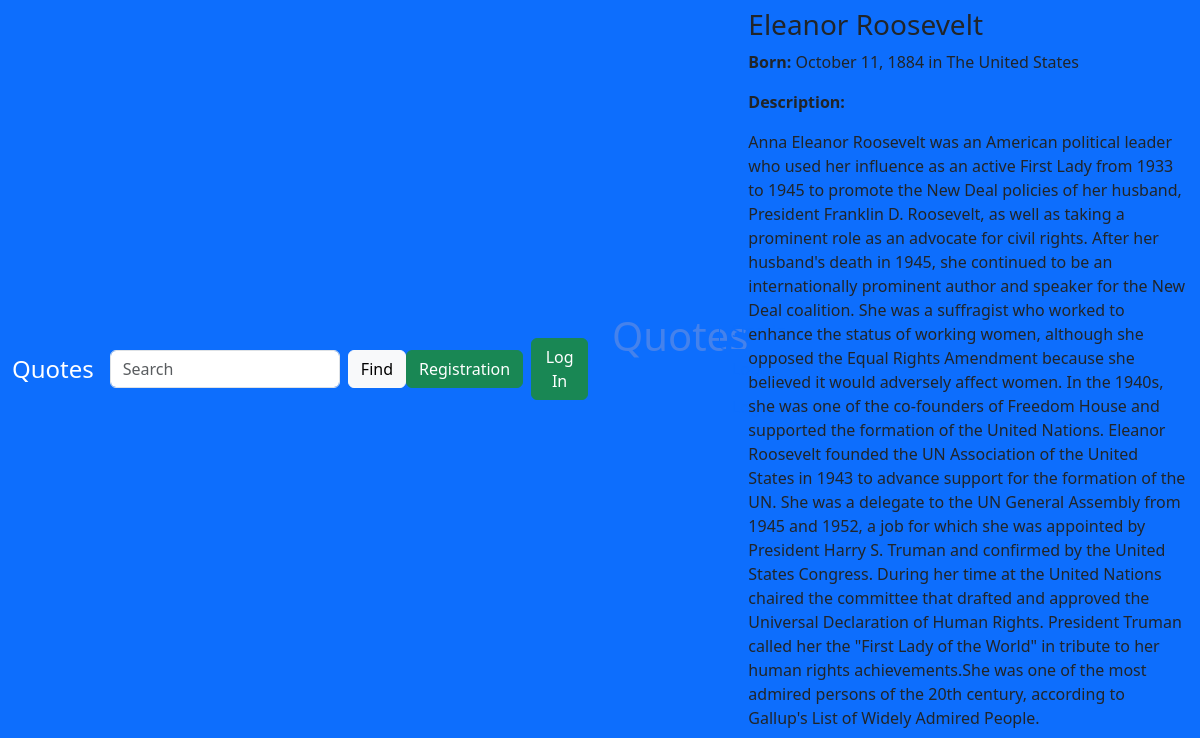
Page /author/1 on the committed database.
### quotes/models.py (models this page shows, shortened)
class Author(models.Model):
    fullname = models.CharField(max_length=50)
    date_born = models.CharField(max_length=50)
    born_location = models.CharField(max_length=150)
    bio = models.TextField()
    created_at = models.DateTimeField(auto_now_add=True)

### quotes/views.py (the view)
# urls.py: path('author/<int:_id>', views.author_about, name='author_about'),
def author_about(request, _id):
    author = Author.objects.get(pk=_id)
    return render(request, 'quotes/author.html', context={'author': author})

### quotes/templates/quotes/author.html
{%extends "quotes/base.html"%}
{% load extract %}
{% block content %}
<div class="author-details">
    <h3 class="author-title">{{author.fullname}}</h3>
        <p><strong>Born:</strong> <span class="author-born-date">{{author.date_born}}</span> <span
                class="author-born-location">{{author.born_location}}</span></p>
        <p><strong>Description:</strong></p>
        <div class="author-description">{{author.bio}}</div>
</div>
{% endblock %}

### quotes/static/quotes/style.css (style rules this page uses)
* { -webkit-box-sizing: border-box; -moz-box-sizing: border-box; box-sizing: border-box; }

### rows in the picture
Author: fullname "Eleanor Roosevelt", date_born "October 11, 1884", born_location "in The United States", bio "Anna Eleanor Roosevelt was an American political leader who used her influence as an active First Lady from 1933 to 1945 to promote the New Deal policies of her husband, President Franklin D. Roosevelt, as well as taking a prominent role as an advocate for civil rights. After her husband's death in 1945, she continued to be an internationally prominent author and speaker for the New Deal coalition. She was a suffragist who worked to enhance the status of working women, although she opposed the Equal Rights Amendment because she believed it would adversely affect women. In the 1940s, she was one of the co-founders of Freedom House and supported the formation of the United Nations. Eleanor…"
